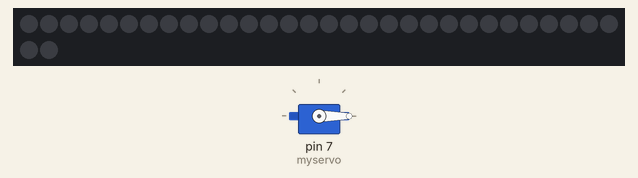
A sketch run on a simulated Arduino Uno, built with avr-gcc and run on an emulated ATmega328P. Shown: servo, 32 RGB LEDs in strip order, left to right, continuing on the next row. What the sketch prints to the serial monitor is not drawn.

Above: at 0.3 s.
Timing chart, 0 to 1.8 s (numbered marks = the images above):
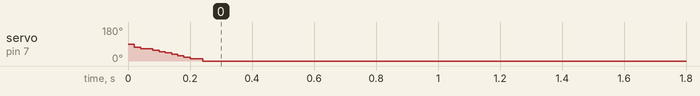

The sketch:

trying_something_new.ino
```cpp
//#include <Servo.h>
#include <VarSpeedServo.h>
#include "Adafruit_APDS9960.h"
Adafruit_APDS9960 apds;
#include <Adafruit_NeoPixel.h>


VarSpeedServo servo;
//Servo myservo;
const int myservo = 7;
int pos = 0;
int current_pos = 0;
int sixty  = 60;
int pos_angle = 0;

// This is the Neo-pixel code
#define PIN            6

// There are 24 but 32 works, 24 doesnt
#define NUMPIXELS      32

Adafruit_NeoPixel pixels = Adafruit_NeoPixel(NUMPIXELS, PIN, NEO_GRBW + NEO_KHZ800);


void setup() {
Serial.begin(115200);

   if(!apds.begin()){
    Serial.println("failed to initialize device! Please check your wiring.");
  }
  else Serial.println("Device initialized!");

  //gesture sensor set up
  apds.enableProximity(true);
  apds.enableGesture(true);

  //servo motor set up
  servo.attach(myservo);
  servo.write(0,255,true);

  // neo pixel set up
  pixels.begin();
  pixels.setBrightness(30);

  //Set pixels off
  for(int i=0;i<NUMPIXELS;i++){
    pixels.setPixelColor(i, pixels.Color(0,0,0));
    pixels.show();
    }

}

void loop() {

uint8_t gesture = apds.readGesture();


    if(gesture == APDS9960_RIGHT && pos_angle<180) {

          Serial.println(">");

          //Set pixels off
          for(int i=0;i<NUMPIXELS;i++){
            pixels.setPixelColor(i, pixels.Color(0,0,0));
            pixels.show();
            }

          Serial.println(servo.read());
          current_pos = servo.read();
          pos_angle = current_pos + sixty;
          Serial.println(pos_angle);

          for (pos = 0; pos <= 180; pos += 1) { // goes from 0 degrees to 180 degrees
          servo.write(pos_angle,10,true);              // tell servo to go to position in variable 'pos'
          delay(5);
          break;

        }
     }


     if(gesture == APDS9960_LEFT && pos_angle>0) {

          Serial.println("<");

          //Set pixels off
          for(int i=0;i<NUMPIXELS;i++){
            pixels.setPixelColor(i, pixels.Color(0,0,0));
            pixels.show();
            }


          Serial.println(servo.read());
          current_pos = servo.read();
          pos_angle = current_pos - sixty;
          Serial.println(pos_angle);

          for (pos = 180; pos >= 0; pos -= 1) { // goes from 180 degrees to 0 degrees
          servo.write(pos_angle,10,true);              // tell servo to go to position in variable 'pos'
          delay(5);
          break;


      }
}

    if(gesture == APDS9960_UP) {

      Serial.println("^");


          if (pos_angle == 0){
              //medium yellow

              for(int i=0;i<NUMPIXELS;i++){
              pixels.setPixelColor(i, pixels.Color(100,190,5,0)); //green
              pixels.show();
              delay(30);
            }

            for(int i=0;i<NUMPIXELS;i++){
              pixels.setPixelColor(i, pixels.Color(250,205,5,0)); //yellow
              pixels.show();
              delay(30);
            }
          }

          else if (pos_angle == 60){
            //spicy orange

            for(int i=0;i<NUMPIXELS;i++){
              pixels.setPixelColor(i, pixels.Color(100,190,5,0)); //green
              pixels.show();
              delay(30);
            }

            for(int i=0;i<NUMPIXELS;i++){
              pixels.setPixelColor(i, pixels.Color(250,205,5,0)); //yellow
              pixels.show();
              delay(30);
            }
            for(int i=0;i<NUMPIXELS;i++){
            pixels.setPixelColor(i, pixels.Color(250,80,5,0)); //orange
            pixels.show();
            delay(30);
            }
          }

          else if (pos_angle == 120){
            //mild green

            for(int i=0;i<NUMPIXELS;i++){
            pixels.setPixelColor(i, pixels.Color(100,190,5,0)); //green
            pixels.show();
            }
          }

          else if (pos_angle == 180){
            //super spicy red

           for(int i=0;i<NUMPIXELS;i++){
              pixels.setPixelColor(i, pixels.Color(100,190,5,0)); //green
              pixels.show();
              delay(30);
            }

            for(int i=0;i<NUMPIXELS;i++){
              pixels.setPixelColor(i, pixels.Color(250,205,5,0)); //yellow
              pixels.show();
              delay(30);
            }
            for(int i=0;i<NUMPIXELS;i++){
            pixels.setPixelColor(i, pixels.Color(250,80,5,0)); //orange
            pixels.show();
            delay(30);
            }
             for(int i=0;i<NUMPIXELS;i++){
             pixels.setPixelColor(i, pixels.Color(255,0,0,0)); //red
             pixels.show();
             delay(30);
              }
          }

    }

}

//    if(gesture == APDS9960_DOWN) Serial.println("v");
```
